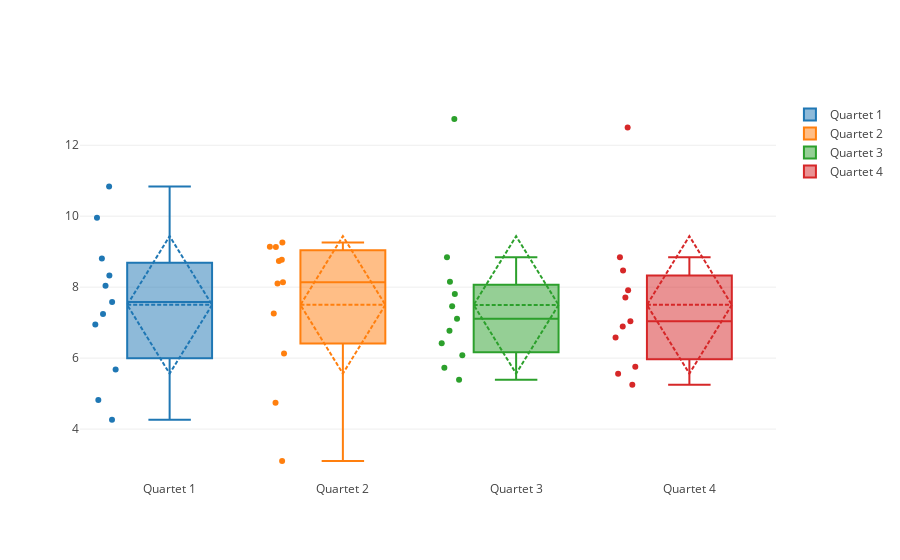

The notebook cell saved with this chart:
### Markdown cell above
And the residuals for quadratic fit has no structure, unlike that for linear fit. Therefore, the quadratic fit is better.

### Quartet 3 - outlier
We can use boxplot and violin plot to identify potential outliers.

### Code cell
#https://plot.ly/python/box-plots/

boxQ1 = go.Box(
    y=df_Q1['y1'],
    name = 'Quartet 1',
    boxpoints = 'all',
    boxmean = 'sd'
)

boxQ2 = go.Box(
    y=df_Q2['y2'],
    name = 'Quartet 2',
    boxpoints = 'all',
    boxmean = 'sd'
)

boxQ3 = go.Box(
    y=df_Q3['y3'],
    name = 'Quartet 3',
    boxpoints = 'all',
    boxmean = 'sd'
)

boxQ4= go.Box(
    y=df_Q4['y4'],
    name = 'Quartet 4',
    boxpoints = 'all',
    boxmean = 'sd'
)

#violinQ1 = 



data = [boxQ1, boxQ2, boxQ3, boxQ4]
iplot(data)

### Figure 1 — Plotly figure (JSON) as saved in the notebook; plotly's stock layout.template omitted (floating-point values rounded to 4 significant figures)
{"data": [{"boxmean": "sd", "boxpoints": "all", "name": "Quartet 1", "type": "box", "uid": "7b080185-27b0-4849-b47d-d3ed97b21b49", "y": [4.26, 5.68, 7.24, 4.82, 6.95, 8.81, 8.04, 8.33, 10.84, 7.58, 9.96]}, {"boxmean": "sd", "boxpoints": "all", "name": "Quartet 2", "type": "box", "uid": "c99a7aa9-9d37-48f6-b3b4-0ff6b1b6c2dc", "y": [3.1, 4.74, 6.13, 7.26, 8.14, 8.77, 9.14, 9.26, 9.13, 8.74, 8.1]}, {"boxmean": "sd", "boxpoints": "all", "name": "Quartet 3", "type": "box", "uid": "271ca1a5-2ea2-495a-bdc7-3d95a62dcffa", "y": [5.39, 5.73, 6.08, 6.42, 6.77, 7.11, 7.46, 7.81, 8.15, 12.74, 8.84]}, {"boxmean": "sd", "boxpoints": "all", "name": "Quartet 4", "type": "box", "uid": "13652218-53a1-476e-918c-162078eec59c", "y": [6.58, 5.76, 7.71, 8.84, 8.47, 7.04, 5.25, 5.56, 7.91, 6.89, 12.5]}], "layout": {}}
